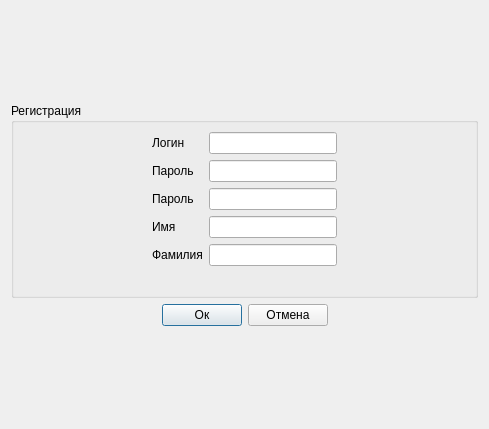
<?xml version="1.0" encoding="UTF-8"?>
<ui version="4.0">
 <class>RegistrationDialog</class>
 <widget class="QDialog" name="RegistrationDialog">
  <property name="geometry">
   <rect>
    <x>0</x>
    <y>0</y>
    <width>489</width>
    <height>429</height>
   </rect>
  </property>
  <property name="windowTitle">
   <string>Регистрация</string>
  </property>
  <layout class="QVBoxLayout" name="verticalLayout_4">
   <item>
    <spacer name="verticalSpacer_2">
     <property name="orientation">
      <enum>Qt::Vertical</enum>
     </property>
     <property name="sizeHint" stdset="0">
      <size>
       <width>20</width>
       <height>50</height>
      </size>
     </property>
    </spacer>
   </item>
   <item>
    <widget class="QGroupBox" name="groupBox">
     <property name="title">
      <string>Регистрация</string>
     </property>
     <layout class="QVBoxLayout" name="verticalLayout_3">
      <item>
       <layout class="QHBoxLayout" name="horizontalLayout">
        <item>
         <spacer name="horizontalSpacer">
          <property name="orientation">
           <enum>Qt::Horizontal</enum>
          </property>
          <property name="sizeHint" stdset="0">
           <size>
            <width>40</width>
            <height>20</height>
           </size>
          </property>
         </spacer>
        </item>
        <item>
         <layout class="QVBoxLayout" name="verticalLayout">
          <item>
           <widget class="QLabel" name="label">
            <property name="text">
             <string>Логин</string>
            </property>
           </widget>
          </item>
          <item>
           <widget class="QLabel" name="label_2">
            <property name="text">
             <string>Пароль</string>
            </property>
           </widget>
          </item>
          <item>
           <widget class="QLabel" name="label_3">
            <property name="text">
             <string>Пароль</string>
            </property>
           </widget>
          </item>
          <item>
           <widget class="QLabel" name="label_4">
            <property name="text">
             <string>Имя</string>
            </property>
           </widget>
          </item>
          <item>
           <widget class="QLabel" name="label_5">
            <property name="text">
             <string>Фамилия</string>
            </property>
           </widget>
          </item>
         </layout>
        </item>
        <item>
         <layout class="QVBoxLayout" name="verticalLayout_2">
          <item>
           <widget class="QLineEdit" name="login_edit"/>
          </item>
          <item>
           <widget class="QLineEdit" name="pass_edit">
            <property name="echoMode">
             <enum>QLineEdit::PasswordEchoOnEdit</enum>
            </property>
           </widget>
          </item>
          <item>
           <widget class="QLineEdit" name="pass_repeat_edit">
            <property name="echoMode">
             <enum>QLineEdit::PasswordEchoOnEdit</enum>
            </property>
           </widget>
          </item>
          <item>
           <widget class="QLineEdit" name="name_edit">
            <property name="maxLength">
             <number>15</number>
            </property>
           </widget>
          </item>
          <item>
           <widget class="QLineEdit" name="surname_edit">
            <property name="maxLength">
             <number>15</number>
            </property>
           </widget>
          </item>
         </layout>
        </item>
        <item>
         <spacer name="horizontalSpacer_2">
          <property name="orientation">
           <enum>Qt::Horizontal</enum>
          </property>
          <property name="sizeHint" stdset="0">
           <size>
            <width>40</width>
            <height>20</height>
           </size>
          </property>
         </spacer>
        </item>
       </layout>
      </item>
      <item>
       <widget class="QLabel" name="error_lbl">
        <property name="styleSheet">
         <string notr="true">color: rgb(255, 85, 0);</string>
        </property>
        <property name="text">
         <string/>
        </property>
        <property name="alignment">
         <set>Qt::AlignCenter</set>
        </property>
       </widget>
      </item>
     </layout>
    </widget>
   </item>
   <item>
    <layout class="QHBoxLayout" name="horizontalLayout_2">
     <item>
      <spacer name="horizontalSpacer_3">
       <property name="orientation">
        <enum>Qt::Horizontal</enum>
       </property>
       <property name="sizeHint" stdset="0">
        <size>
         <width>40</width>
         <height>20</height>
        </size>
       </property>
      </spacer>
     </item>
     <item>
      <widget class="QPushButton" name="accept_btn">
       <property name="text">
        <string>Ок</string>
       </property>
       <property name="shortcut">
        <string>Return</string>
       </property>
      </widget>
     </item>
     <item>
      <widget class="QPushButton" name="reject_btn">
       <property name="text">
        <string>Отмена</string>
       </property>
      </widget>
     </item>
     <item>
      <spacer name="horizontalSpacer_4">
       <property name="orientation">
        <enum>Qt::Horizontal</enum>
       </property>
       <property name="sizeHint" stdset="0">
        <size>
         <width>40</width>
         <height>20</height>
        </size>
       </property>
      </spacer>
     </item>
    </layout>
   </item>
   <item>
    <spacer name="verticalSpacer">
     <property name="orientation">
      <enum>Qt::Vertical</enum>
     </property>
     <property name="sizeHint" stdset="0">
      <size>
       <width>20</width>
       <height>49</height>
      </size>
     </property>
    </spacer>
   </item>
  </layout>
 </widget>
 <resources/>
 <connections/>
</ui>
